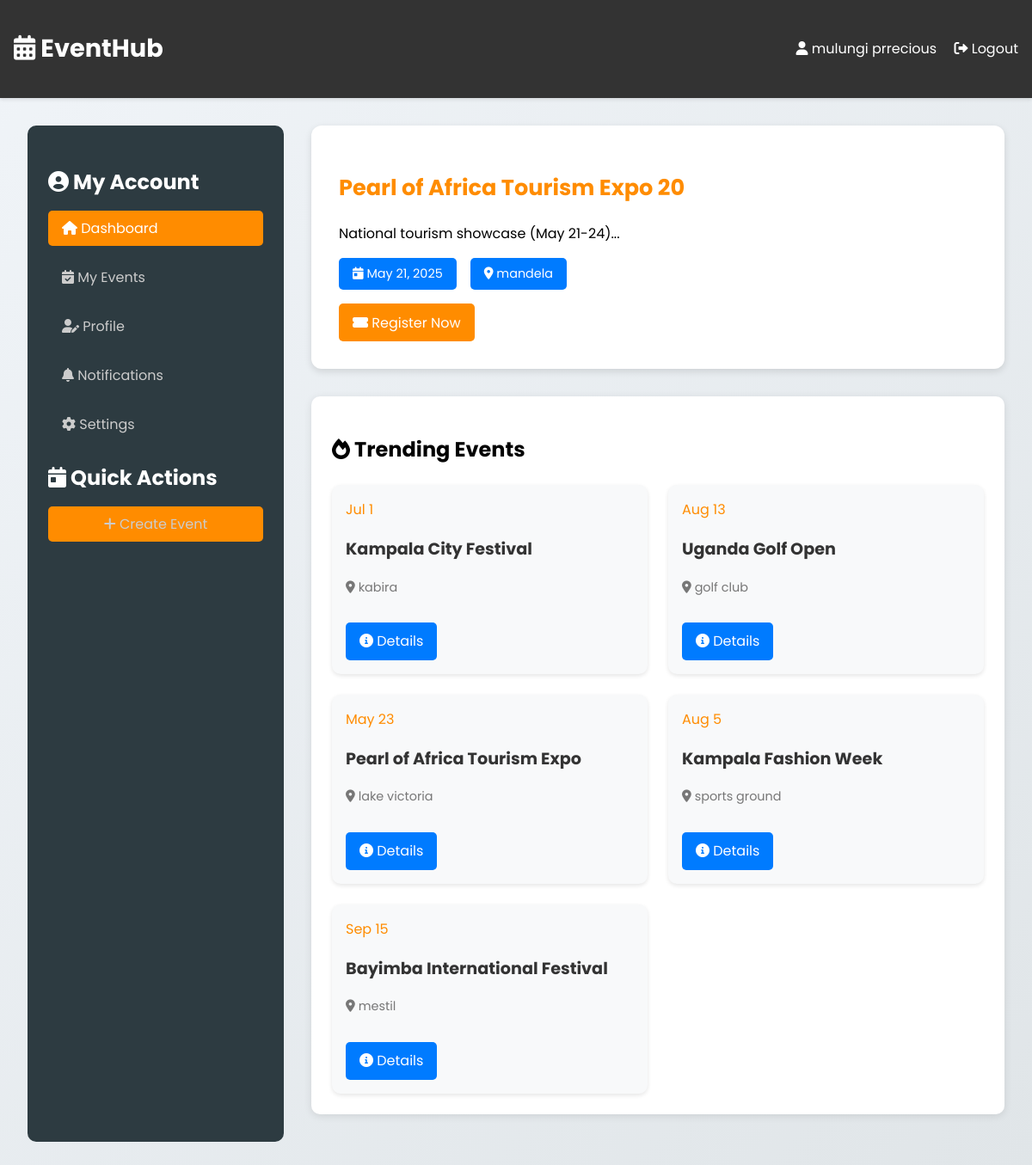
Page /eventmanager/user.php (signed in) on the committed database.
### tables this page shows
CREATE TABLE IF NOT EXISTS `events` (
  `id` int(11) NOT NULL AUTO_INCREMENT,
  `eventNo` varchar(15) DEFAULT NULL,
  `eventName` char(31) DEFAULT NULL,
  `eventDate` date DEFAULT NULL,
  `eventDescription` char(45) DEFAULT NULL,
  `eventVenue` varchar(15) DEFAULT NULL,
  PRIMARY KEY (`id`),
  KEY `events_fk1` (`eventVenue`)
);

### eventmanager/user.php (the view, shortened to what this page needs)
<?php
include 'db_connect.php';
$username = $_SESSION['username'];
$sql = "SELECT * FROM events ORDER BY eventDate ASC LIMIT 5";
$featuredEventSql = "SELECT * FROM events ORDER BY RAND() LIMIT 1";
$result = $conn->query($sql);
$featuredEvent = $conn->query($featuredEventSql)->fetch_assoc();
?>
<!DOCTYPE html>
<html lang="en">
<head>
    <link rel="stylesheet" href="https://cdnjs.cloudflare.com/ajax/libs/font-awesome/6.0.0-beta3/css/all.min.css">
</head>
<body>
    <header>
        <div class="header-content">
            <h1><i class="fas fa-calendar-alt"></i> EventHub</h1>
            <nav>
                <span><i class="fas fa-user"></i> <?php echo htmlspecialchars($username); ?></span>
                <a href="logout.php"><i class="fas fa-sign-out-alt"></i> Logout</a>
            </nav>
        </div>
    </header>
    <main class="dashboard">
        <aside class="sidebar">
            <h3><i class="fas fa-user-circle"></i> My Account</h3>
            <ul>
                <li><a href="user.php" class="active"><i class="fas fa-home"></i> Dashboard</a></li>
                <li><a href="#"><i class="fas fa-calendar-check"></i> My Events</a></li>
                <li><a href="#"><i class="fas fa-user-edit"></i> Profile</a></li>
                <li><a href="#"><i class="fas fa-bell"></i> Notifications</a></li>
                <li><a href="#"><i class="fas fa-cog"></i> Settings</a></li>
            </ul>
            <h3><i class="fas fa-calendar-day"></i> Quick Actions</h3>
            <ul>
                <li>
                    <a href="#" class="btn btn-primary">
                        <i class="fas fa-plus"></i> Create Event
                    </a>
                </li>
            </ul>
        </aside>
        <div class="dashboard-content">
            <?php if ($featuredEvent): ?>
            <div class="featured-event">
                <div class="featured-event-content">
                    <h2><?php echo htmlspecialchars($featuredEvent['eventName']); ?></h2>
                    <p><?php echo htmlspecialchars(substr($featuredEvent['eventDescription'], 0, 150)); ?>...</p>
                    <div class="event-details">
                        <span><i class="fas fa-calendar-day"></i> <?php echo date('M j, Y', strtotime($featuredEvent['eventDate'])); ?></span>
                        <span><i class="fas fa-map-marker-alt"></i> <?php echo htmlspecialchars($featuredEvent['eventVenue']); ?></span>
                    </div>
                    <a href="#" class="btn btn-primary">
                        <i class="fas fa-ticket-alt"></i> Register Now
                    </a>
                </div>
            </div>
            <?php endif; ?>
            <div class="card">
                <h2><i class="fas fa-fire"></i> Trending Events</h2>
                <div class="event-grid">
                    <?php
                    if ($result->num_rows > 0) {
                        while($row = $result->fetch_assoc()) {
                            ?>
                            <div class="event-card">
                                <div class="event-card-content">
                                    <span class="event-date"><?php echo date('M j', strtotime($row["eventDate"])); ?></span>
                                    <h3 class="event-title"><?php echo htmlspecialchars($row["eventName"]); ?></h3>
                                    <p class="event-venue"><i class="fas fa-map-marker-alt"></i> <?php echo htmlspecialchars($row["eventVenue"]); ?></p>
                                    <a href="#" class="btn btn-secondary"><i class="fas fa-info-circle"></i> Details</a>
                                </div>
                            </div>
                            <?php
                        }
                    } else {
                        echo "<p>No upcoming events found</p>";
                    }
                    ?>
                </div>
            </div>
        </div>
    </main>
</body>
</html>

### eventmanager/user.php (style rules this page uses)
:root { --primary-color: #ff8c00; --accent-color: #007bff; --bg-light: #f8f9fa; --bg-gradient: linear-gradient(135deg, #f0f4f8, #e0e5e8); --text-dark: #333; --text-light: #777; --success-color: #28a745; }
body { font-family: 'Poppins', sans-serif; background: var(--bg-gradient); margin: 0; padding: 0; }
header { background-color: #333; color: white; padding: 1rem; box-shadow: 0 2px 4px rgba(0, 0, 0, 0.1); }
.header-content { display: flex; justify-content: space-between; align-items: center; }
header h1 { font-size: 1.8rem; }
nav a { color: white; text-decoration: none; margin-left: 1rem; font-size: 1rem; transition: color 0.3s; }
.dashboard { display: flex; gap: 2rem; padding: 2rem; }
.sidebar { width: 250px; background: #2d3b41; color: white; padding: 1.5rem; border-radius: 10px; }
.sidebar h3 { font-size: 1.5rem; margin-bottom: 1rem; }
.sidebar ul { list-style: none; padding: 0; }
.sidebar ul li { margin: 1rem 0; }
.sidebar ul li a { text-decoration: none; color: #ccc; display: block; padding: 0.5rem 1rem; border-radius: 5px; transition: background-color 0.3s, color 0.3s; }
.sidebar ul li a:hover, .sidebar ul li a.active { background-color: var(--primary-color); color: white; }
.dashboard-content { flex: 1; }
.card { background-color: white; padding: 1.5rem; border-radius: 10px; box-shadow: 0 2px 10px rgba(0, 0, 0, 0.1); margin-bottom: 2rem; }
.card h2 { font-size: 1.5rem; margin-bottom: 1.5rem; }
.event-grid { display: grid; grid-template-columns: repeat(auto-fill, minmax(300px, 1fr)); gap: 1.5rem; }
.event-card { background-color: var(--bg-light); border-radius: 10px; box-shadow: 0 2px 5px rgba(0, 0, 0, 0.1); overflow: hidden; padding: 1rem; transition: transform 0.3s; }
.event-title { font-size: 1.2rem; color: var(--text-dark); }
.event-venue { font-size: 0.9rem; color: var(--text-light); }
.event-date { font-size: 1rem; color: var(--primary-color); margin-bottom: 0.5rem; }
.btn { text-decoration: none; padding: 0.6rem 1rem; color: white; border-radius: 5px; display: inline-block; margin-top: 1rem; text-align: center; }
.btn-primary { background-color: var(--primary-color); }
.btn-secondary { background-color: var(--accent-color); }
.featured-event { background: white; padding: 2rem; border-radius: 12px; margin-bottom: 2rem; box-shadow: 0 3px 8px rgba(0, 0, 0, 0.12); }
.featured-event-content h2 { font-size: 1.6rem; color: var(--primary-color); }
.event-details { display: flex; gap: 1rem; margin-top: 1rem; }
.event-details span { background-color: var(--accent-color); padding: 0.5rem 1rem; color: white; border-radius: 5px; font-size: 0.9rem; }

### rows in the picture
events: eventName "Pearl of Africa Tourism Expo 20", eventDescription "National tourism showcase (May 21-24)", eventDate "May 21, 2025", eventVenue "mandela"
events: eventDate "Jul 1", eventName "Kampala City Festival", eventVenue "kabira"
events: eventDate "Aug 13", eventName "Uganda Golf Open", eventVenue "golf club"
events: eventDate "May 23", eventName "Pearl of Africa Tourism Expo", eventVenue "lake victoria"
events: eventDate "Aug 5", eventName "Kampala Fashion Week", eventVenue "sports ground"
events: eventDate "Sep 15", eventName "Bayimba International Festival", eventVenue "mestil"

### other values in the picture
$username "mulungi prrecious"
